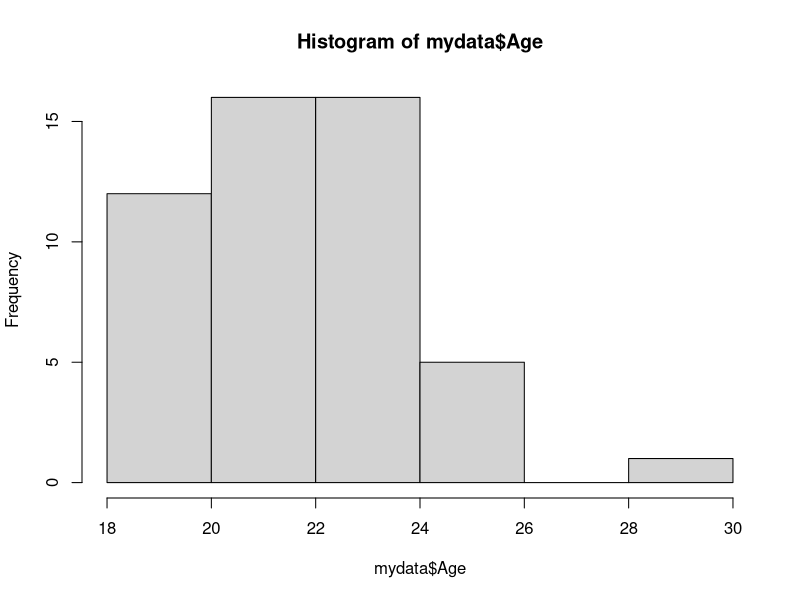
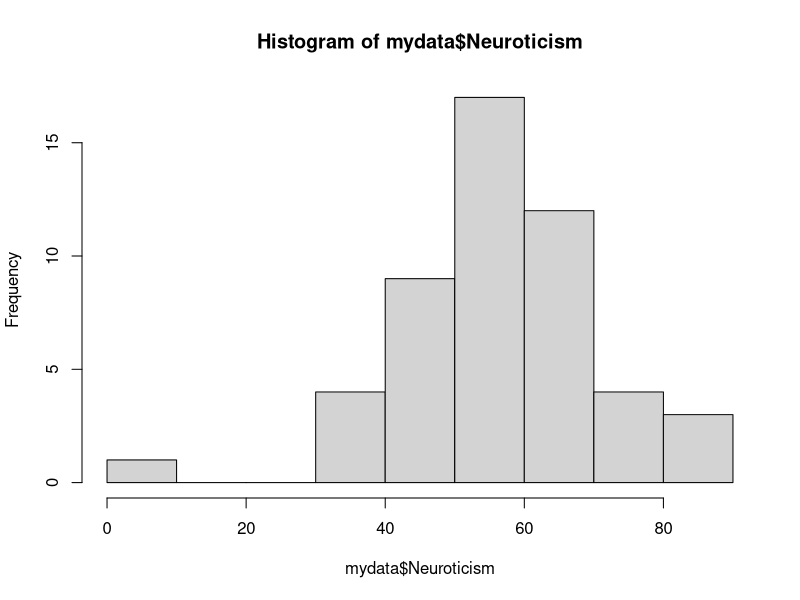
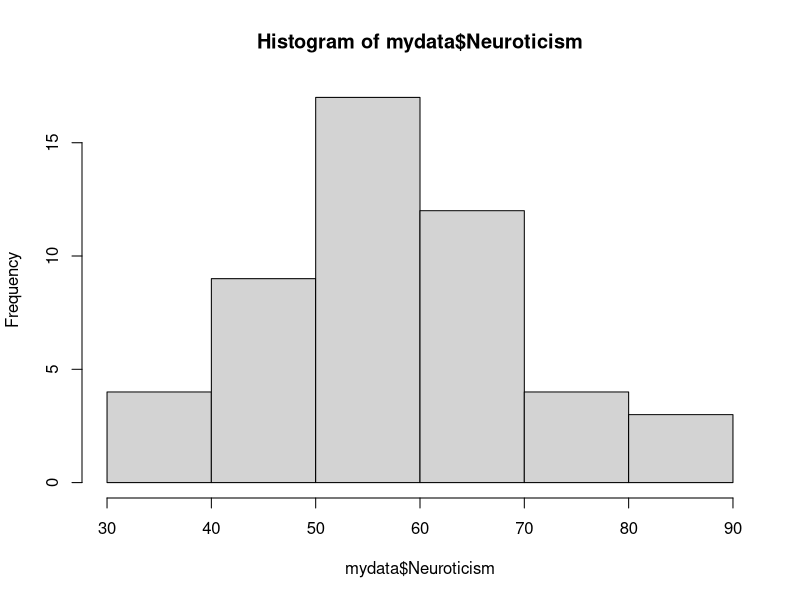
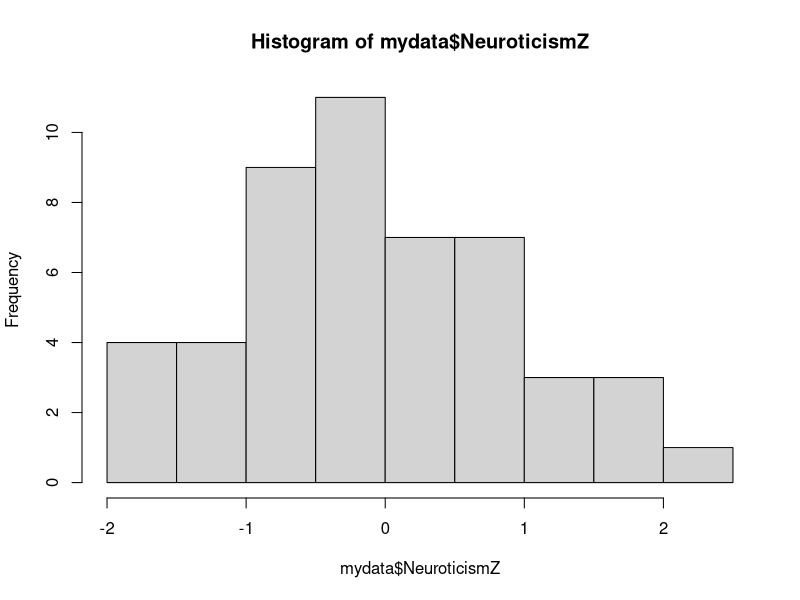

The R script that drew these images, in order:
## ---- chunk 1
knitr::opts_chunk$set(echo = TRUE)
## ---- chunk 2

library(tidyverse)
library(psych)

## ---- chunk 3

mydata <- read.csv(file = "Study1.csv", header = TRUE, stringsAsFactors = FALSE)

# take another peek to remind yourself what's in there
head(mydata)

## ---- chunk 4

# first, rename the "Personality" column to something more meaningful (Neuroticism)
mydata <- mydata %>% 
  dplyr::rename(Neuroticism = Personality)

# then rename the timepoint columns
mydata <- mydata %>% 
  dplyr::rename(Day1 = T1, Day2 = T2, Day3 = T3, Day4 = T4)

# and rearrange the order of the columns (based on the order they're passed into select()
mydata <- mydata %>%
  dplyr::select(ID, Condition, Age, contains("Day"), everything())

# and replace the missing age cell (here we're assuming we KNOW the correct value)
mydata$Age[mydata$ID == 39] <- 30

## ---- chunk 5

# make tables of categorical variables
table(mydata$Condition)
table(mydata$Sex)

# you could also look at a table of ages
table(mydata$Age)

# we see that there are 3 values that are "Femle" - this is incorrect!

## ---- chunk 6

# replace bad category label

# in the recode() function, you should first put the value that we want to change,
# and then we put the value that we want the variable to be (e.g., Femle = "Female")

mydata <- mydata %>% 
  dplyr::mutate(Sex = recode(Sex, Femle = "Female"))

# all better!
table(mydata$Sex)

## ---- chunk 7

# create histograms to see data distribution
hist(mydata$Age)

# make a histogram of the data variable
hist(mydata$Neuroticism)

# visualizations are one of the most valuable ways to understand your data

## ---- chunk 8

describe(mydata)

## ---- chunk 9

describe.by(mydata, group = "Sex")

## ---- chunk 10

# arrange the dataset based on sorting the Condition variable in ascending order.
mydata %>%
  dplyr::arrange(Condition)

# use desc() to sort in descending order.
mydata %>%
  dplyr::arrange(desc(Condition))

## ---- chunk 11

# first, mark upper and lower boundaries of data
# anything above upper or below lower will be excluded as outlier.

# compute the upper bound (and store it in a variable)
upper <- mean(mydata$Neuroticism) + 3*sd(mydata$Neuroticism)

# compute the lower bound (and store it in a variable)
lower <- mean(mydata$Neuroticism)- 3*sd(mydata$Neuroticism)

# only keep values within this range! 
mydata <- mydata %>% 
  dplyr::filter(Neuroticism > lower & Neuroticism < upper)
  # read as: "Neuroticism is greater than 'lower' AND neuroticism is less than 'upper'."
  # you can apply as many filter functions as we want to
  # you can also use the | or & function within filter as well, and all other arithmetic operators

# check that we excluded the 1 outlier
nrow(mydata)
hist(mydata$Neuroticism)

## ---- chunk 12

# transform into factor with labels using mutate () and recode_factor() 
mydata <- mydata %>%
  dplyr::mutate(ConditionF = recode_factor(Condition, "0" = "Control", "1" = "Treatment"))

# these line create new column ConditionF - specifies what we are calling the new variable.

# check that your variable is now recoded as you'd like! 
summary(mydata$ConditionF)

# REMINDER: all changes we're making to our data are only within the R workspace; the original .csv file doesn't change

## ---- chunk 13

# we can also create new transformations of existing variables

# imagine you want to turn Neuroticism, which is continuous, into a categorical variable (e.g., high vs. low)
# one common way to do something like this is with a median split

# first, we'll need to get the median
neuro_med <- median(mydata$Neuroticism)

# recode a continuous variable into a median-split factor using mutate() and case_when()
mydata <- mydata %>%
  dplyr::mutate(Neuroticism_medsplit = case_when(
    Neuroticism < neuro_med ~ "Low",
    Neuroticism >= neuro_med ~ "High"), 
    Neuroticism_medsplit = as.factor(Neuroticism_medsplit))

# you can also do the same thing using mutate() and ifelse()
mydata <- mydata %>% 
  dplyr::mutate(Neuroticism_medsplit = ifelse(Neuroticism >= neuro_med, "High", "Low"))

## ---- chunk 14

# calculate mean centered Z scores using mutate()  and scale() 

mydata <- mydata %>%
  dplyr::mutate(NeuroticismZ = scale(Neuroticism, center = TRUE, scale = TRUE),
         # create a new variable, Neuroticismz, using the scale function by meaning centering it and set the SD to be equal to 1
         # scale creates a matrix variable with width 1 — so we need to convert this back to a numeric variable
         NeuroticismZ = as.numeric(NeuroticismZ), 
         # round the resulting z-scores to two decimal points
         NeuroticismZ = round(NeuroticismZ, 2))

hist(mydata$NeuroticismZ)

# mean should now be (very close to) 0
mean(mydata$NeuroticismZ)

# calculate means across multiple columns using rowMeans

# this line computes the mean score across all of the days
# rowMeans() calculates the mean of the rows
# note that cbind (which stands for column bind) is necessary here because rowMeans expects a Matrix
mydata <- mydata %>% 
  dplyr::mutate(DayMean = rowMeans(cbind(Day1, Day2, Day3, Day4)))

# calculate means across multiple columns using arithmetic operators
mydata <- mydata %>%
  group_by(ID) %>% # group by ID to calculate a mean for each row of the dataframe (i.e. participant).
  dplyr::mutate(DayMean = mean(c(Day1, Day2, Day3, Day4), na.rm = TRUE), 
                DayMean = round(DayMean, 2)) %>% # round to 2 digits
  ungroup(.) # always ungroup

mean(mydata$DayMean)

## ---- chunk 15

# first, let's load some new data
mydata_followup <- read.csv(file = "Study1_Followup.csv", header = TRUE, stringsAsFactors = FALSE)

# merge the two dataframes
# to make sure the rows match up, we use the 'by' argument to specify that IDs should match
# that way even if the data is in a different order you will get scores matched togther correctly

mydata <- mydata %>% 
  dplyr::left_join(mydata_followup, by = "ID")
  
# note that mydata has one less row than mydata_followup because we removed that outlier
# by default, left_join will use only cases of the 'by' variable that exist in both dataframes,
# so it drops that one row from mydata_followup when merging

# full_join, on the other hand, will include all cases from both mydata and mydata_followup
# if they are present in either dataframe

## ---- chunk 16

# our goal here is to make a separate row for each timepoint in the dataframe
# to do this, we need two kinds of new columns:
# - first, the "key" column will identify which observation (i.e., which day) the row corresponds to
# - second, the "value" column will contain the actual values/measurements (i.e., the score for each day)

# in theory, you can name these whatever you want, but to keep everyone on the same page,
# we'll name the key "Time" and the value "Score"

mydata_long <- mydata %>% 
  tidyr::pivot_longer(cols = c(starts_with("Day"), -ends_with("Mean")), # selects the columns we're bringing into long format
                      names_to = "Time", # the "key" column
                      values_to = "Score") # the "value" column
  
# another way to write this
mydata_long <- mydata %>% 
  tidyr::pivot_longer(cols = c("Day1", "Day2", "Day3", "Day4", "Day30"),
                      names_to = "Time",
                      values_to = "Score")

# pivot_wider lets you go back the other direction; the result should be identical to the original mydata 
# the function takes columns that are multiple observations (Time) and spreads back the values (Score)
# to their own columns so that there is only one row per subject

mydata_wide <- mydata_long %>% 
  tidyr::pivot_wider(names_from = "Time", values_from = "Score")
  
